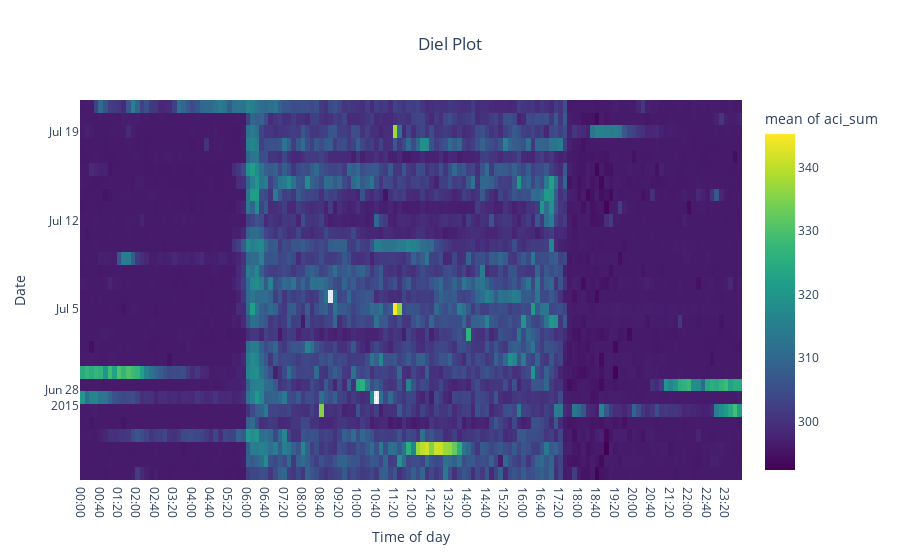

Notebook code cell kept with this figure:
### Markdown cell above
# 3. Visualize data

## 3.1. Diel plot

### Code cell
fig = visualizations.diel_plot(
    df_indices,
    date_col='date',
    time_col='start_hour',
    duration_col='duration',
    time_bin_size=10,
    color_map_col='aci_sum',
    agg_type='mean',
    show_plot= True)

### Figure 1 — Plotly figure (JSON) as saved in the notebook; plotly's stock layout.template omitted (floating-point values rounded to 4 significant figures; data arrays with more than 128 entries replaced by an {"elided": "..."} marker saying what was removed)
{"data": [{"colorbar": {"title": {"text": "mean of aci_sum"}}, "colorscale": [[0, "#440154"], [0.1111, "#482878"], [0.2222, "#3e4989"], [0.3333, "#31688e"], [0.4444, "#26828e"], [0.5556, "#1f9e89"], [0.6667, "#35b779"], [0.7778, "#6ece58"], [0.8889, "#b5de2b"], [1, "#fde725"]], "type": "heatmap", "x": {"elided": "4318 str values"}, "y": {"elided": "4318 str values"}, "z": {"elided": "4318 float values"}}], "layout": {"title": {"text": "Diel Plot", "x": 0.5}, "xaxis": {"title": {"text": "Time of day"}}, "yaxis": {"title": {"text": "Date"}}}}
